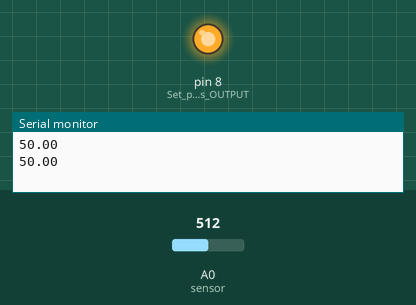
Bench run of a sketch on a simulated Arduino Uno, built with avr-gcc and run on an emulated ATmega328P. Shown: output pins drawn as LEDs (lit = HIGH), the last lines printed to the serial monitor. Inputs (shaded band) come from the test bench; at power-on: A0 (sensor) = 512.

Above: at 1.8 s.
1.9 s: A0 (sensor) set to 422
3.4 s: A0 (sensor) set to 393
At 5.2 s:
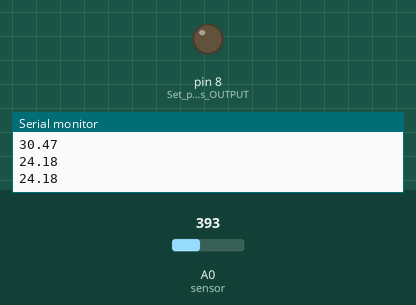
5.5 s: A0 (sensor) set to 511
At 7.0 s:
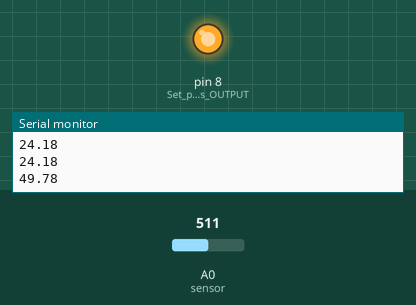
7.5 s: A0 (sensor) set to 306
At 8.6 s:
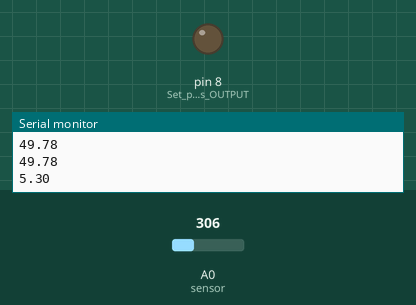
Timing chart, 0 to 10.5 s (numbered marks = the images above; inputs shaded):
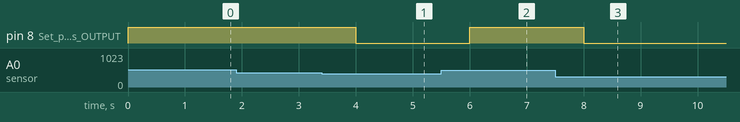

The sketch:

Temperatur_Diode.ino
```cpp
void setup() {
  // put your setup code here, to run once:
  Serial.begin(9600); // Set Serial read to 9600 baud
  pinMode(8, OUTPUT); // Set pin 8 as OUTPUT
}

void loop() {
  // put your main code here, to run repeatedly:
  float sensorValue = analogRead(A0);  // Read value from sensor
  float V = sensorValue * 5.0 / 1024.0; // 1024 = 2^10 bit
  float T = (V-1.375)/(0.0225);


  Serial.println(T);  // Print value

  if (T >= 28.0) {
    digitalWrite(8, HIGH);
  } else {
    digitalWrite(8, LOW);
  }
  delay(1000);
}
```

Measured:
- the behaviour switches between 411 and 410 on A0 (sensor) (found by bisection; images 0 and 1)
- after the input at 3.4 s, pin 8 (Set_pin_8_as_OUTPUT): HIGH → LOW after 0.60 s
- after the input at 5.5 s, pin 8 (Set_pin_8_as_OUTPUT): LOW → HIGH after 0.50 s
- after the input at 7.5 s, pin 8 (Set_pin_8_as_OUTPUT): HIGH → LOW after 0.51 s
